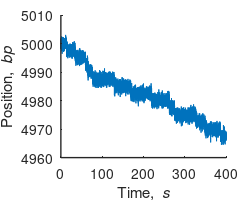

MATLAB code to generate this figure:
function SimulateData

% PARAMETERS AND INITIALIZATION
k = 3.0;                      % rate (in "real units", s^-1)      %??? why this rate (supposedly the rate of the step is once every 0.5 seconds)
dt = 0.0004;                    % simulation dt, make small such that k*dt < 0.2      % why this dt? (you want to sample once every 0.1 seconds if it gave one step)
nTimeSteps = 10000;           % number of dt steps to simulate
r1 = rand(1,nTimeSteps);      % random number for monte carlo
timeStep = nan(1,nTimeSteps); % simulation time steps where steps occur
                              % (pre-allocate r1 and timeStep for speed)
Pos=5000;                        % Initial position   
Stepsize=2.5;                  % Size of the motor's step 
kT=4.11;                      % Boltzman constant (pN.nm)    
kappa=0.3;                    % Stiffness of the trap (nm/pN) 



% SIMULATION
s = 0;                        % number of steps taken
t = 1;                        % simulation time points, matlab arrays start at 1
Noise = 0;                    % Initializing noise parameter   
ATPs=0;      


while t < nTimeSteps,
    Noise = normrnd(0,sqrt(kT*kappa),1); % Generating noise random value 
    PosVec(t)=Pos + Noise;    % Especifying position and adding noise                
    TimeVec(t)=(t*dt)*100;    % Generating time vector to plot 
    if r1(1,t) < k*dt*(1-(k*dt))% if the random number is small than this value (lambda*time - lambda*time^2) 
        ATPs=ATPs+1  ;          
        if ATPs == 1 ;         % Stepping Only happens when 5 molecules bind ATP
            s = s + 1;            % take a step
            Pos=Pos-Stepsize;     % Increment the position by one step size
            timeStep(s) = t;      % mark the simulation time the step happened
            ATPs=0;
        end
    end
    t = t + 1;                % increase simulation time
end

close all;
hfig = 1;
figure(hfig); clf;
plot(TimeVec,PosVec,'-');
fontSize = 10;
set(gca,'fontsize',fontSize);
set(gca,'linewidth',1);
set(gca,'layer','top');
box off;
set(hfig, 'PaperSize', [3 2.5]);
set(hfig, 'PaperPosition', [0.25 0.25 2.5 2]);
ylabel('Position, {\it bp}')
xlabel('Time, {\it s}');